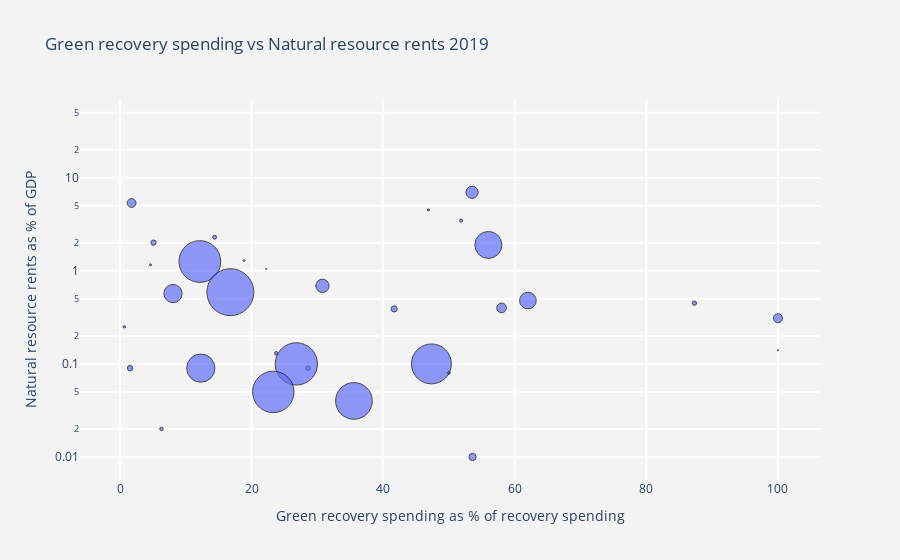

Notebook code for this chart:
### Code cell
import plotly.graph_objects as go

hover_text = []
for index, row in GROmerge.iterrows():
    hover_text.append(('Country: {country}<br>'+
                      'Green recovery spending as % of recovery spending: {percent}<br>'+
                      'Natural resource rents as % of GDP: {nrr}<br>'+
                      'Green recovery spending (USD billions): {grs}<br>').format(country=row['Country'],
                                            percent=row['Percent'],
                                            nrr=row['2019'],
                                            grs=row['Green recovery spending'],
                                            ))
fig = go.Figure(data=[go.Scatter(
    x=GROmerge['Percent'], y=GROmerge['2019'],
    text=hover_text,
    mode='markers',
      marker=dict(
        size=GROmerge['Green recovery spending'])
)
])

fig.update_layout(
    title='Green recovery spending vs Natural resource rents 2019',
    xaxis=dict(
        title='Green recovery spending as % of recovery spending',
        gridcolor='white',
        gridwidth=2,
    ),
    yaxis=dict(
        title='Natural resource rents as % of GDP',
        gridcolor='white',
        type='log',
        gridwidth=2,
    ),
    paper_bgcolor='rgb(243, 243, 243)',
    plot_bgcolor='rgb(243, 243, 243)',
)

sizeref = 0.1 * max(GROmerge['Green recovery spending']) / (20 ** 2)
fig.update_traces(mode='markers', marker=dict(sizemode='area',
                                              sizeref=sizeref, line_width=1, line_color='black'))

fig.show()

##really few points because not scaled - others not visible?
##https://plotly.com/python/bubble-charts/

### Figure 1 — Plotly figure (JSON) as saved in the notebook; plotly's stock layout.template omitted (floating-point values rounded to 4 significant figures)
{"data": [{"marker": {"line": {"color": "black", "width": 1}, "size": [0, 2.3, 0.38, 0.55, 0.28, 0, 21.67, 0.45, 51.88, 0.15, 0, 8.24, 0, 238.2, 78.71, 2.79, 40.01, 47.43, 0, 0, 0.82, 0, 0.36, 0.62, 0.9, 0.05, 23.67, 0.04, 0.01, 0, 0.18, 4.42, 0.13, 0.18, 0, 0, 5.24, 0.1, 53.3, 51.19, 1.1, 1.57, 0, 2.44, 65.67, 9.9, 0], "sizemode": "area", "sizeref": 0.05956}, "mode": "markers", "text": ["Country: Argentina<br>Green recovery spending as % of recovery spending: 0.0<br>Natural resource rents as % of GDP: 2.07<br>Green recovery spending (USD billions): 0.0<br>", "Country: Australia<br>Green recovery spending as % of recovery spending: 1.76<br>Natural resource rents as % of GDP: 5.36<br>Green recovery spending (USD billions): 2.3<br>", "Country: Austria<br>Green recovery spending as % of recovery spending: 23.75<br>Natural resource rents as % of GDP: 0.13<br>Green recovery spending (USD billions): 0.38<br>", "Country: Bangladesh<br>Green recovery spending as % of recovery spending: 87.3<br>Natural resource rents as % of GDP: 0.45<br>Green recovery spending (USD billions): 0.5499999999999999<br>", "Country: Brazil<br>Green recovery spending as % of recovery spending: 51.85<br>Natural resource rents as % of GDP: 3.47<br>Green recovery spending (USD billions): 0.28<br>", "Country: Burkina Faso<br>Green recovery spending as % of recovery spending: nan<br>Natural resource rents as % of GDP: 4.19<br>Green recovery spending (USD billions): 0.0<br>", "Country: Canada<br>Green recovery spending as % of recovery spending: 55.99<br>Natural resource rents as % of GDP: 1.9<br>Green recovery spending (USD billions): 21.669999999999998<br>", "Country: Chile<br>Green recovery spending as % of recovery spending: 14.38<br>Natural resource rents as % of GDP: 2.3<br>Green recovery spending (USD billions): 0.45<br>", "Country: China<br>Green recovery spending as % of recovery spending: 12.14<br>Natural resource rents as % of GDP: 1.26<br>Green recovery spending (USD billions): 51.88<br>", "Country: Colombia<br>Green recovery spending as % of recovery spending: 46.88<br>Natural resource rents as % of GDP: 4.52<br>Green recovery spending (USD billions): 0.15<br>", "Country: Cuba<br>Green recovery spending as % of recovery spending: nan<br>Natural resource rents as % of GDP: nan<br>Green recovery spending (USD billions): 0.0<br>", "Country: Denmark<br>Green recovery spending as % of recovery spending: 62.0<br>Natural resource rents as % of GDP: 0.48<br>Green recovery spending (USD billions): 8.24<br>", "Country: Dominican Republic<br>Green recovery spending as % of recovery spending: 0.0<br>Natural resource rents as % of GDP: 0.36<br>Green recovery spending (USD billions): 0.0<br>", "Country: EIB<br>Green recovery spending as % of recovery spending: 75.48<br>Natural resource rents as % of GDP: nan<br>Green recovery spending (USD billions): 238.24<br>", "Country: European Union<br>Green recovery spending as % of recovery spending: 9.92<br>Natural resource rents as % of GDP: nan<br>Green recovery spending (USD billions): 78.71<br>", "Country: Finland<br>Green recovery spending as % of recovery spending: 58.0<br>Natural resource rents as % of GDP: 0.4<br>Green recovery spending (USD billions): 2.79<br>", "Country: France<br>Green recovery spending as % of recovery spending: 35.56<br>Natural resource rents as % of GDP: 0.04<br>Green recovery spending (USD billions): 40.01<br>", "Country: Germany<br>Green recovery spending as % of recovery spending: 47.33<br>Natural resource rents as % of GDP: 0.1<br>Green recovery spending (USD billions): 47.43<br>", "Country: Ghana<br>Green recovery spending as % of recovery spending: 0.0<br>Natural resource rents as % of GDP: 7.79<br>Green recovery spending (USD billions): 0.0<br>", "Country: Honduras<br>Green recovery spending as % of recovery spending: 0.0<br>Natural resource rents as % of GDP: 0.94<br>Green recovery spending (USD billions): 0.0<br>", "Country: India<br>Green recovery spending as % of recovery spending: 5.1<br>Natural resource rents as % of GDP: 2.01<br>Green recovery spending (USD billions): 0.82<br>", "Country: Iraq<br>Green recovery spending as % of recovery spending: 0.0<br>Natural resource rents as % of GDP: 39.8<br>Green recovery spending (USD billions): 0.0<br>", "Country: Ireland<br>Green recovery spending as % of recovery spending: 6.3<br>Natural resource rents as % of GDP: 0.02<br>Green recovery spending (USD billions): 0.36<br>", "Country: Israel<br>Green recovery spending as % of recovery spending: 28.57<br>Natural resource rents as % of GDP: 0.09<br>Green recovery spending (USD billions): 0.62<br>", "Country: Italy<br>Green recovery spending as % of recovery spending: 1.53<br>Natural resource rents as % of GDP: 0.09<br>Green recovery spending (USD billions): 0.9<br>", "Country: Jamaica<br>Green recovery spending as % of recovery spending: 100.0<br>Natural resource rents as % of GDP: 0.14<br>Green recovery spending (USD billions): 0.05<br>", "Country: Japan<br>Green recovery spending as % of recovery spending: 12.28<br>Natural resource rents as % of GDP: 0.09<br>Green recovery spending (USD billions): 23.669999999999998<br>", "Country: Kenya<br>Green recovery spending as % of recovery spending: 22.22<br>Natural resource rents as % of GDP: 1.05<br>Green recovery spending (USD billions): 0.04<br>", "Country: Mauritius<br>Green recovery spending as % of recovery spending: 100.0<br>Natural resource rents as % of GDP: 0.0<br>Green recovery spending (USD billions): 0.01<br>", "Country: Mexico<br>Green recovery spending as % of recovery spending: 0.0<br>Natural resource rents as % of GDP: 2.2<br>Green recovery spending (USD billions): 0.0<br>", "Country: Netherlands<br>Green recovery spending as % of recovery spending: 0.66<br>Natural resource rents as % of GDP: 0.25<br>Green recovery spending (USD billions): 0.18<br>", "Country: Norway<br>Green recovery spending as % of recovery spending: 53.51<br>Natural resource rents as % of GDP: 6.98<br>Green recovery spending (USD billions): 4.42<br>", "Country: Pakistan<br>Green recovery spending as % of recovery spending: 4.63<br>Natural resource rents as % of GDP: 1.16<br>Green recovery spending (USD billions): 0.13<br>", "Country: Panama<br>Green recovery spending as % of recovery spending: 50.0<br>Natural resource rents as % of GDP: 0.08<br>Green recovery spending (USD billions): 0.18<br>", "Country: Peru<br>Green recovery spending as % of recovery spending: 0.0<br>Natural resource rents as % of GDP: 1.66<br>Green recovery spending (USD billions): 0.0<br>", "Country: Philippines<br>Green recovery spending as % of recovery spending: 0.0<br>Natural resource rents as % of GDP: 0.68<br>Green recovery spending (USD billions): 0.0<br>", "Country: Poland<br>Green recovery spending as % of recovery spending: 30.77<br>Natural resource rents as % of GDP: 0.69<br>Green recovery spending (USD billions): 5.24<br>", "Country: Senegal<br>Green recovery spending as % of recovery spending: 18.87<br>Natural resource rents as % of GDP: 1.29<br>Green recovery spending (USD billions): 0.1<br>", "Country: South Korea<br>Green recovery spending as % of recovery spending: 26.8<br>Natural resource rents as % of GDP: 0.1<br>Green recovery spending (USD billions): 53.300000000000004<br>", "Country: Spain<br>Green recovery spending as % of recovery spending: 23.3<br>Natural resource rents as % of GDP: 0.05<br>Green recovery spending (USD billions): 51.190000000000005<br>", "Country: Sweden<br>Green recovery spending as % of recovery spending: 41.67<br>Natural resource rents as % of GDP: 0.39<br>Green recovery spending (USD billions): 1.1<br>", "Country: Switzerland<br>Green recovery spending as % of recovery spending: 53.58<br>Natural resource rents as % of GDP: 0.01<br>Green recovery spending (USD billions): 1.57<br>", "Country: Thailand<br>Green recovery spending as % of recovery spending: 0.0<br>Natural resource rents as % of GDP: 1.63<br>Green recovery spending (USD billions): 0.0<br>", "Country: Turkey<br>Green recovery spending as % of recovery spending: 100.0<br>Natural resource rents as % of GDP: 0.31<br>Green recovery spending (USD billions): 2.44<br>", "Country: United Kingdom<br>Green recovery spending as % of recovery spending: 16.77<br>Natural resource rents as % of GDP: 0.59<br>Green recovery spending (USD billions): 65.67<br>", "Country: United States<br>Green recovery spending as % of recovery spending: 8.06<br>Natural resource rents as % of GDP: 0.57<br>Green recovery spending (USD billions): 9.899999999999999<br>", "Country: Vietnam<br>Green recovery spending as % of recovery spending: nan<br>Natural resource rents as % of GDP: 3.37<br>Green recovery spending (USD billions): 0.0<br>"], "type": "scatter", "x": [0, 1.76, 23.75, 87.3, 51.85, null, 55.99, 14.38, 12.14, 46.88, null, 62, 0, 75.48, 9.92, 58, 35.56, 47.33, 0, 0, 5.1, 0, 6.3, 28.57, 1.53, 100, 12.28, 22.22, 100, 0, 0.66, 53.51, 4.63, 50, 0, 0, 30.77, 18.87, 26.8, 23.3, 41.67, 53.58, 0, 100, 16.77, 8.06, null], "y": [2.07, 5.36, 0.13, 0.45, 3.47, 4.19, 1.9, 2.3, 1.26, 4.52, null, 0.48, 0.36, null, null, 0.4, 0.04, 0.1, 7.79, 0.94, 2.01, 39.8, 0.02, 0.09, 0.09, 0.14, 0.09, 1.05, 0, 2.2, 0.25, 6.98, 1.16, 0.08, 1.66, 0.68, 0.69, 1.29, 0.1, 0.05, 0.39, 0.01, 1.63, 0.31, 0.59, 0.57, 3.37]}], "layout": {"paper_bgcolor": "rgb(243, 243, 243)", "plot_bgcolor": "rgb(243, 243, 243)", "title": {"text": "Green recovery spending vs Natural resource rents 2019"}, "xaxis": {"gridcolor": "white", "gridwidth": 2, "title": {"text": "Green recovery spending as % of recovery spending"}}, "yaxis": {"gridcolor": "white", "gridwidth": 2, "title": {"text": "Natural resource rents as % of GDP"}, "type": "log"}}}
